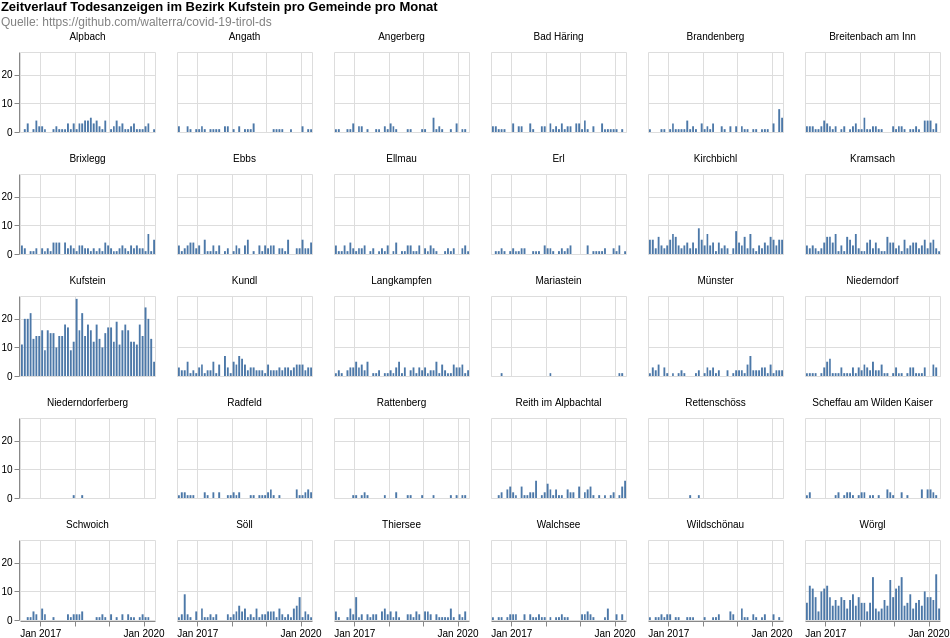

Vega-Lite specification for this chart:
### Vega-Lite specification from a JSON file in a GitHub repository (floating-point values rounded to 4 significant figures; data arrays with more than 128 entries replaced by an {"elided": "..."} marker saying what was removed)
{"$schema": "https://vega.github.io/schema/vega-lite/v4.8.1.json", "columns": 6, "config": {"view": {"continuousHeight": 300, "continuousWidth": 400}}, "data": {"name": "data-1d209ffca25f467644aa975aaeb4d88b"}, "datasets": {"data-1d209ffca25f467644aa975aaeb4d88b": {"elided": "2719 records"}}, "facet": {"field": "municipaly", "title": null, "type": "nominal"}, "padding": 0, "spec": {"layer": [{"encoding": {"tooltip": [{"field": "date", "timeUnit": "yearmonth", "type": "temporal"}, {"aggregate": "sum", "field": "count", "type": "quantitative"}], "x": {"field": "date", "timeUnit": "yearmonth", "title": null, "type": "temporal"}, "y": {"aggregate": "sum", "field": "count", "title": null, "type": "quantitative"}}, "height": 80, "mark": "bar", "width": 135}]}, "title": {"color": "black", "subtitle": ["Quelle: https://github.com/walterra/covid-19-tirol-ds"], "subtitleColor": "gray", "text": ["Zeitverlauf Todesanzeigen im Bezirk Kufstein pro Gemeinde pro Monat"]}}
